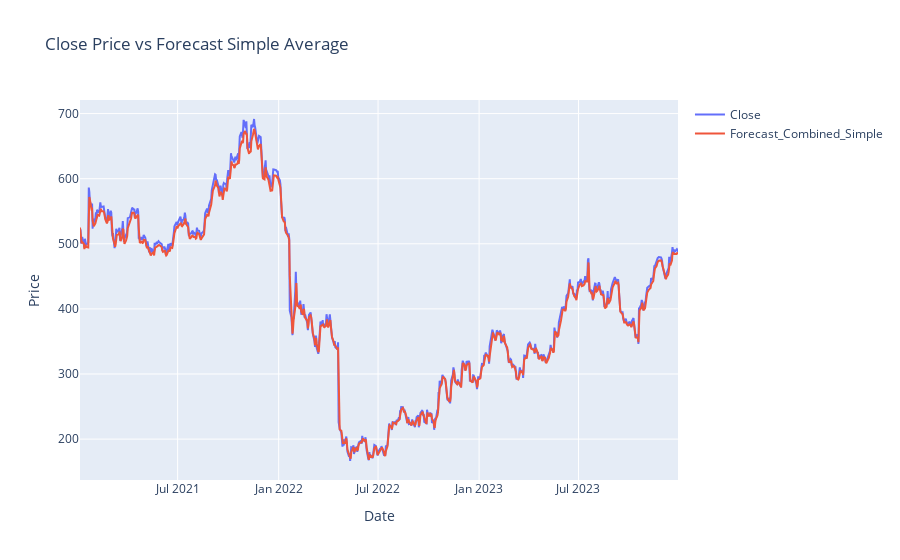

Notebook source saved alongside this figure:
### Code cell
fig = go.Figure()
fig.add_trace(go.Scatter(x=df_valid.Date,y=df_valid.Close,name='Close'))
fig.add_trace(go.Scatter(x=df_valid.Date,y=combined_predictions,name='Forecast_Combined_Simple'))
fig.update_layout(
    title='Close Price vs Forecast Simple Average',
    xaxis_title='Date',
    yaxis_title='Price'
)
fig.show()

### Figure 1 — Plotly figure (JSON) as saved in the notebook; plotly's stock layout.template omitted (floating-point values rounded to 4 significant figures; data arrays with more than 128 entries replaced by an {"elided": "..."} marker saying what was removed)
{"data": [{"name": "Close", "type": "scatter", "x": {"elided": "753 str values"}, "y": {"elided": "753 float values"}}, {"name": "Forecast_Combined_Simple", "type": "scatter", "x": {"elided": "753 str values"}, "y": {"elided": "753 float values"}}], "layout": {"autosize": true, "title": {"text": "Close Price vs Forecast Simple Average"}, "xaxis": {"autorange": true, "range": ["2021-01-04 05:00", "2023-12-29 05:00"], "title": {"text": "Date"}, "type": "date"}, "yaxis": {"autorange": true, "range": [137.2, 720.9], "title": {"text": "Price"}, "type": "linear"}}}
